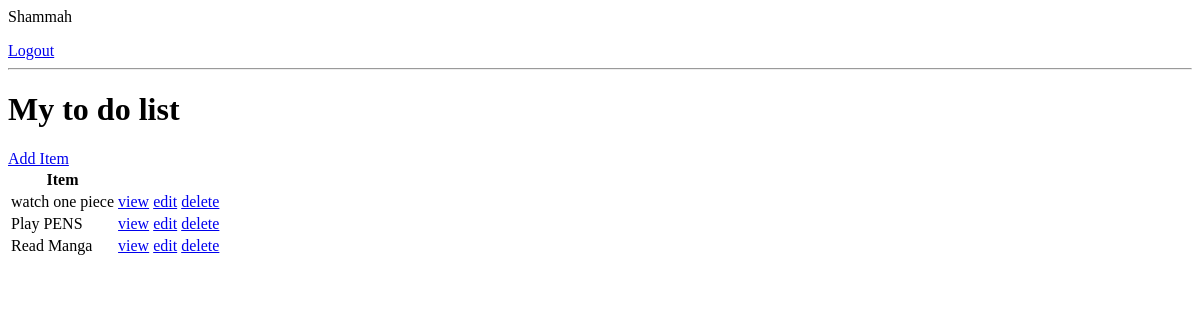
Page / (signed in) on the earlier database version.
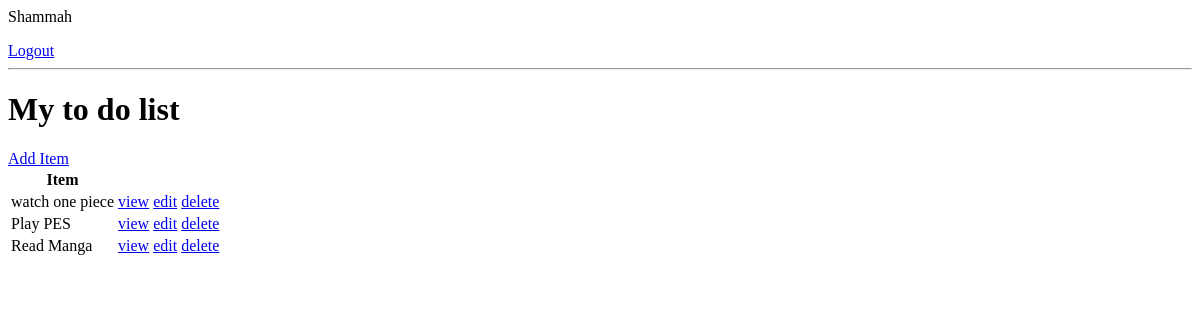
Same page on the later database version.
### newapp/models.py (models this page shows, shortened)
class Task(models.Model):
    user = models.ForeignKey(User, on_delete=models.CASCADE, null=True, blank=True)
    title = models.CharField(max_length=200)
    description = models.TextField( null=True, blank=True)
    complete = models.BooleanField(default=False)
    created = models.DateTimeField(auto_now_add=True)
    class Meta():
        ordering = ['complete']

### newapp/views.py (the view)
class TaskList(LoginRequiredMixin, ListView):
    model = Task
    context_object_name = "tasks"

### newapp/templates/newapp/task_list.html
{% if request.user.is_authenticated %}
<p>{{request.user }}</p>
<a href="{% url 'logout' %}">Logout</a>
{% else %}
<a href="{% url 'login' %}">Login</a>
{% endif %}
<hr />
<h1>My to do list</h1>
<a href="{% url 'task-create'  %}">Add Item</a>
<table>
  <tr>
    <th>Item</th>
    <th></th>
  </tr>
  {% for task in tasks %}
  <tr>
    <td>{{task.title}}</td>
    <td><a href="{% url 'task' task.id %}">view</a></td>
    <td><a href="{% url 'task-update' task.id %}">edit</a></td>
    <td><a href="{% url 'task-delete' task.id %}">delete</a></td>
  </tr>
  {% empty %}
  <h3>No items in list</h3>
  {% endfor %}
</table>

Differences in the rows shown:
changed Task: title "Play PENS" → "Play PES"
